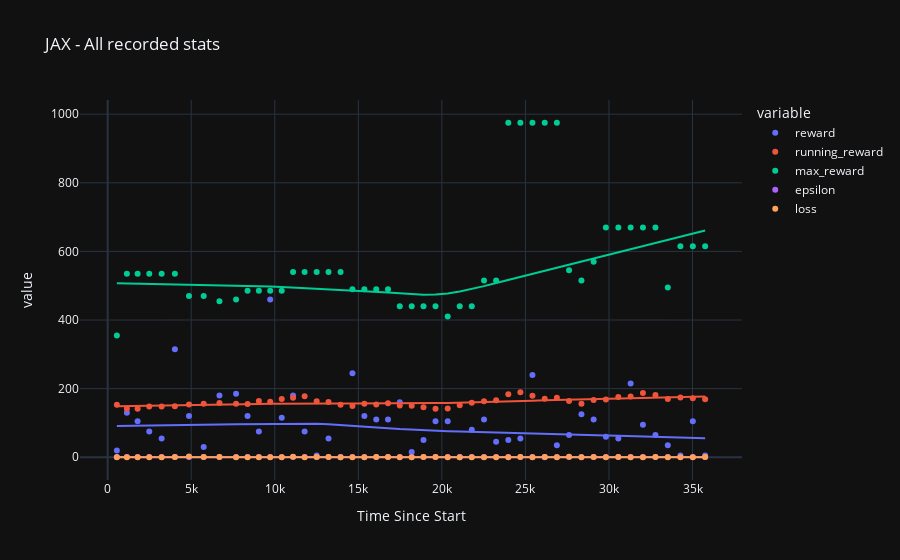

The cell this chart's notebook holds for it:
### Code cell
plot_all([
    "./logs/jax/modelstats_19-12.csv",
    "./logs/jax/modelstats_20-12.csv",
], title="JAX - All recorded stats")
